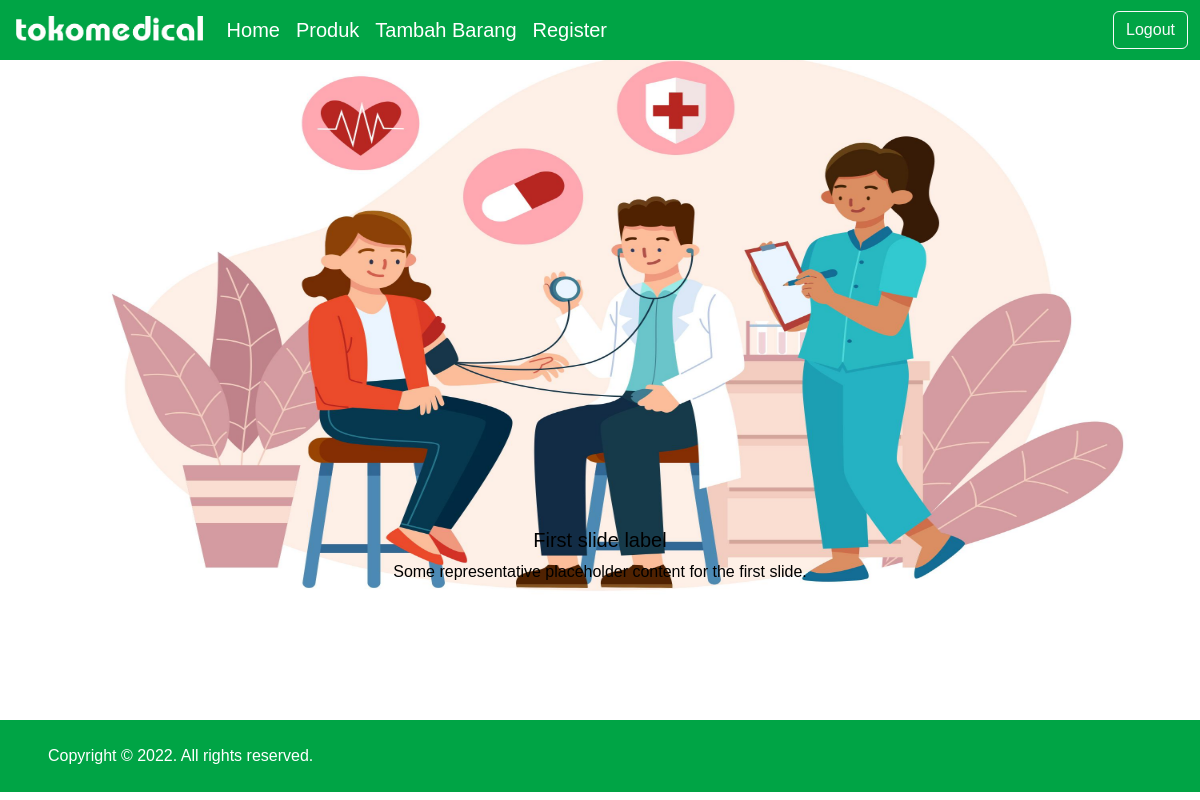
Page /index_admin.php (signed in) on the earlier database version.
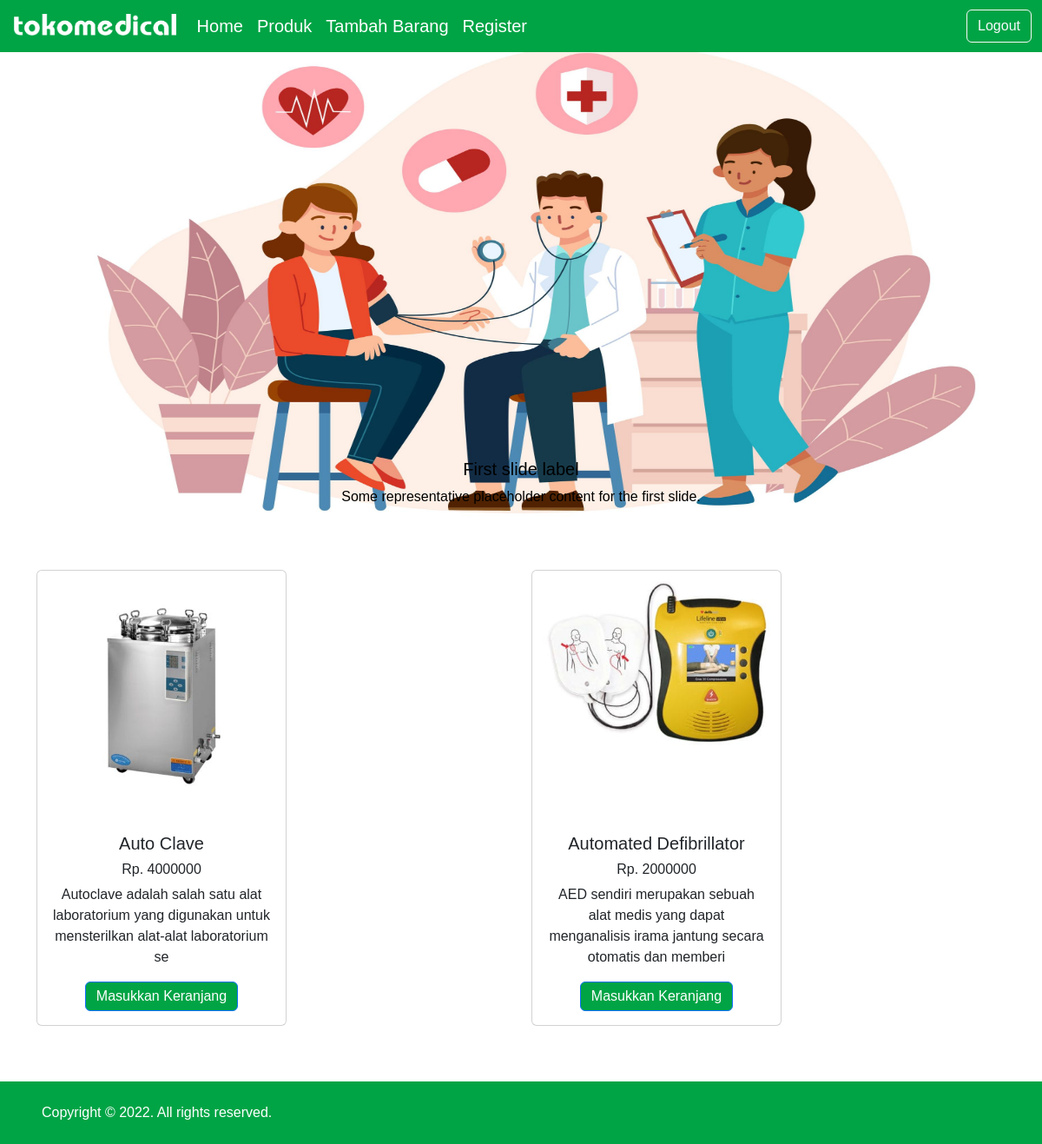
Same page on the later database version.
### tables this page shows
CREATE TABLE `product` (
  `productid` int(11) NOT NULL,
  `name` varchar(200) NOT NULL,
  `price` int(10) NOT NULL,
  `foto` text NOT NULL,
  `penjelasan` varchar(105) NOT NULL
);

### index_admin.php (the view, shortened to what this page needs)
<!doctype html>
<html lang="en">
<head>
    <link href="https://cdn.jsdelivr.net/npm/bootstrap@5.2.2/dist/css/bootstrap.min.css" rel="stylesheet">
    <link href="https://getbootstrap.com/docs/5.2/assets/css/docs.css" rel="stylesheet">
    <link rel="stylesheet" href="style/style.css">
</head>
<body>
    <nav class="navbar fixed-top navbar-expand-lg background-primary" style="height:60px;">
        <div class="container-fluid">
            <a class="navbar-brand" href="index_admin.php" style="font-weight:bolder; color:#00A445;">
                <img src="asset/logo putih.png" alt="logo" style="height: 25px; margin-top: -7px; padding-left: 4px;"></a>
            <div class="collapse navbar-collapse" id="navbarSupportedContent" style="font-size:20px;">
                <ul class="navbar-nav me-auto mb-2 mb-lg-0">
                    <li class="nav-item" style="color: #00A445;">
                        <a class="nav-link active text-white" aria-current="page" href="index_admin.php">Home</a>
                    </li>
                    <li class="nav-item">
                        <a class="nav-link text-white " href="#produk">Produk</a>
                    </li>
                    <li class="nav-item">
                        <a class="nav-link text-white " href="index_tambah.php">Tambah Barang</a>
                    </li>
                    <li class="nav-item">
                        <a class="nav-link text-white " href="register_admin.php">Register</a>
                    </li>
                </ul>
                <a class="d-flex" href="logout.php" style="text-decoration: none;">
                    <button type="button" class="btn btn-outline-light">Logout</button>
                </a>
            </div>
        </div>
    </nav>
    <div id="carouselExampleCaptions" class="carousel slide" data-bs-ride="false">
        <div class="carousel-indicators">
            <button type="button" data-bs-target="#carouselExampleCaptions" data-bs-slide-to="0" class="active" aria-current="true" aria-label="Slide 1"></button>
            <button type="button" data-bs-target="#carouselExampleCaptions" data-bs-slide-to="1" aria-label="Slide 2"></button>
            <button type="button" data-bs-target="#carouselExampleCaptions" data-bs-slide-to="2" aria-label="Slide 3"></button>
        </div>
        <div class="carousel-inner">
            <div class="carousel-item active">
                <img src="asset/slide1.jpg" class="d-block w-100 h-100" alt="..." style="position: absolute; bottom: 0; left: 0; right: 0; padding-bottom: 0px;">
                <div class="carousel-caption d-none d-md-block" style="color: black;">
                    <h5>First slide label</h5>
                    <p>Some representative placeholder content for the first slide.</p>
                </div>
            </div>
        </div>
        <button class="carousel-control-prev" type="button" data-bs-target="#carouselExampleCaptions" data-bs-slide="prev">
            <span class="carousel-control-prev-icon" aria-hidden="true"></span>
        </button>
        <button class="carousel-control-next" type="button" data-bs-target="#carouselExampleCaptions" data-bs-slide="next">
            <span class="carousel-control-next-icon" aria-hidden="true"></span>
        </button>
    </div>
    <div id="produk">
        <div class="p-3 m-0 border-0">
            <div class="container text-center">
                <div class="row">
                    <?php
                    include('koneksi.php');
                    $sql   = "SELECT * FROM product";
                    $query  = mysqli_query($connect, $sql);
                    while ($data = mysqli_fetch_array($query)) {
                    ?>
                        <div class="col">
                            <div class="card" style="width: 18rem;">
                                <div class="m-2 p-1" style="height:270px;">
                                    <img src="img/<?php echo $data['foto']; ?>" class="card-img-top">
                                </div>
                                <div class="card-body">
                                    <h5 class="card-title"><?= $data['name']; ?></h5>
                                    <h6 class="card-title">Rp. <?= $data['price']; ?></h6>
                                    <p class="card-text"><?= $data['penjelasan']; ?></p>
                                    <button type="button" class="btn btn-primary pt-1 pb-1" data-bs-toggle="modal" data-bs-target="#staticBackdrop<?= $data['productid']; ?>" style="background-color: #00A445;">
                                        Masukkan Keranjang
                                    </button>
                                </div>
                            </div>
                        </div>
                    <?php } ?>
                </div>
            </div>
        </div>
    </div>
    <div class="d-flex flex-column flex-md-row text-center text-md-start justify-content-between py-4 px-4 px-xl-5 mt-5 background-primary">
        <div class="text-white mb-3 mb-md-0">
            Copyright © 2022. All rights reserved.
        </div>
    </div>
</body>
</html>

Differences in the rows shown:
added product: foto (picture), name "Auto Clave", price "4000000", penjelasan "Autoclave adalah salah satu alat laboratorium yang digunakan untuk mensterilkan alat-alat laboratorium se"
added product: foto (picture), name "Automated Defibrillator", price "2000000", penjelasan "AED sendiri merupakan sebuah alat medis yang dapat menganalisis irama jantung secara otomatis dan memberi"
